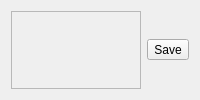
<?xml version="1.0" encoding="UTF-8"?>
<ui version="4.0">
 <class>Generic</class>
 <widget class="QWidget" name="Generic">
<attribute name="title">
       <string>Settings</string>
      </attribute>
      <layout class="QGridLayout" name="gridLayout_2">
       <item row="0" column="0">
        <layout class="QHBoxLayout" name="horizontalLayout">
         <item>
          <widget class="QScrollArea" name="scrollArea">
           <property name="widgetResizable">
            <bool>true</bool>
           </property>
           <widget class="QWidget" name="scrollAreaWidgetContents">
            <property name="geometry">
             <rect>
              <x>0</x>
              <y>0</y>
              <width>493</width>
              <height>404</height>
             </rect>
            </property>
           </widget>
          </widget>
         </item>
         <item>
          <layout class="QVBoxLayout" name="verticalLayout_Dx">
           <item>
            <widget class="QToolButton" name="toolButton_Save">
             <property name="text">
              <string>Save</string>
             </property>
             <property name="icon">
              <iconset>
               <normaloff>:/resources/images/icons/toolbutton_save.png</normaloff>:/resources/images/icons/toolbutton_save.png</iconset>
             </property>
             <property name="iconSize">
              <size>
               <width>32</width>
               <height>32</height>
              </size>
             </property>
             <property name="toolButtonStyle">
              <enum>Qt::ToolButtonTextUnderIcon</enum>
             </property>
            </widget>
           </item>
          </layout>
         </item>
        </layout>
       </item>
      </layout>
 </widget>
 <resources/>
 <connections/>
</ui>
